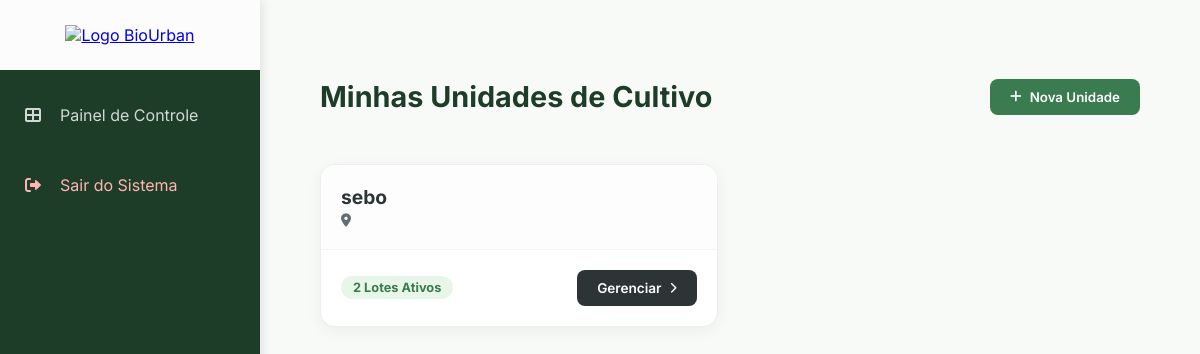
Before: / (signed in) with the older database file.
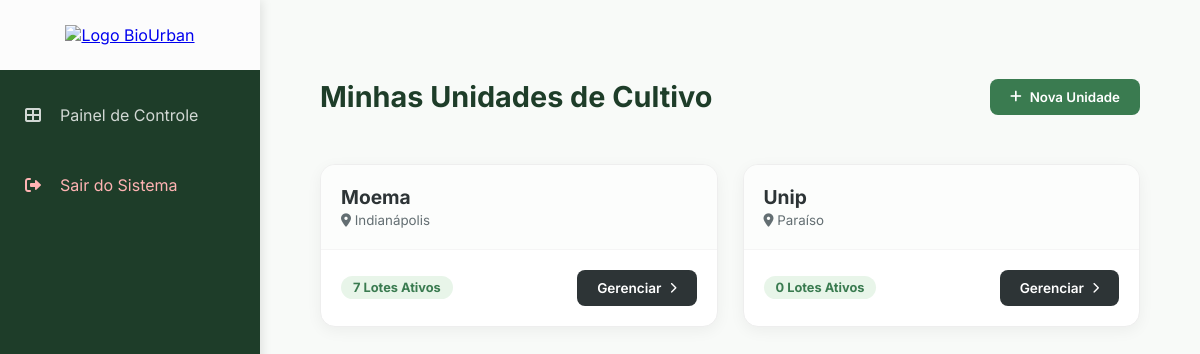
After: the same page with the newer database file.
### models.py (models this page shows)
class Fazenda(db.Model):
    id = db.Column(db.Integer, primary_key=True)
    nome = db.Column(db.String(100), nullable=False)
    localizacao = db.Column(db.String(100))
    usuario_id = db.Column(db.Integer, db.ForeignKey('usuario.id'), nullable=False)
    hortalicas = db.relationship('Hortalica', backref='fazenda', lazy=True)
    registros_hidricos = db.relationship('RegistroHidrico', backref='fazenda', lazy=True)

### app.py (the view)
@app.route('/', endpoint='dashboard')
@login_required
def dashboard():
    minhas_fazendas = Fazenda.query.filter_by(usuario_id=current_user.id).all()
    return render_template('dashboard.html', fazendas=minhas_fazendas)

### app.py (called while the page is built)
@login_manager.user_loader
def load_user(user_id):
    return db.session.get(Usuario, int(user_id))

### templates/dashboard.html (shortened to what this page needs)
{% extends "layout.html" %}
{% block content %}
<div style="max-width: 1000px; margin: 0 auto; padding: 20px;">
    <div style="display: flex; justify-content: space-between; align-items: center; margin-bottom: 30px;">
        <h1 style="color: var(--dark-bg); font-size: 1.8rem;">Minhas Unidades de Cultivo</h1>
        <button onclick="document.getElementById('modalFazenda').style.display='flex'" class="btn btn-primary" style="background: var(--primary-green); border: none; padding: 10px 20px; border-radius: 8px; color: white; cursor: pointer; font-weight: 600;">
            <i class="fas fa-plus"></i> Nova Unidade
        </button>
    </div>
    <div style="display: grid; grid-template-columns: repeat(auto-fill, minmax(310px, 1fr)); gap: 25px;">
        {% for fazenda in fazendas %}
        <div style="background: white; border-radius: 15px; box-shadow: 0 4px 15px rgba(0,0,0,0.05); overflow: hidden; border: 1px solid #eee; transition: transform 0.2s;">
            <div style="padding: 20px; border-bottom: 1px solid #f5f5f5; background: #fcfdfc;">
                <h2 style="margin: 0; color: #2d3436; font-size: 1.2rem;">{{ fazenda.nome }}</h2>
                <small style="color: #636e72;"><i class="fas fa-map-marker-alt"></i> {{ fazenda.localizacao }}</small>
            </div>
            <div style="padding: 20px; display: flex; justify-content: space-between; align-items: center;">
                <span style="color: var(--primary-green); font-weight: 700; font-size: 0.8rem; background: #e8f5e9; padding: 4px 12px; border-radius: 20px;">
                    {{ fazenda.hortalicas|length }} Lotes Ativos
                </span>
                <a href="{{ url_for('ver_fazenda', id=fazenda.id) }}" style="text-decoration: none; color: white; background: #2d3436; padding: 10px 20px; border-radius: 8px; font-size: 0.85rem; font-weight: 600; display: flex; align-items: center; gap: 8px;">
                    Gerenciar <i class="fas fa-chevron-right" style="font-size: 0.7rem;"></i>
                </a>
            </div>
        </div>
        {% else %}
        <div style="grid-column: 1/-1; text-align: center; padding: 50px; color: #ccc;">
            <i class="fas fa-seedling" style="font-size: 3rem; margin-bottom: 15px;"></i>
            <p>Nenhuma unidade cadastrada. Comece agora!</p>
        </div>
        {% endfor %}
    </div>
</div>
{% endblock %}

### templates/layout.html (shortened to what this page needs)
<!DOCTYPE html>
<html lang="pt-br">
<head>
    <link rel="stylesheet" href="https://cdnjs.cloudflare.com/ajax/libs/font-awesome/6.0.0/css/all.min.css">
</head>
<body>
    <div class="sidebar">
        <div class="sidebar-header">
            <a href="{{ url_for('dashboard') }}">
                <img src="{{ url_for('static', filename='images/LOGO.png') }}" alt="Logo BioUrban">
            </a>
        </div>
        <nav>
            <a href="{{ url_for('dashboard') }}" class="nav-link"><i class="fas fa-th-large"></i> Painel de Controle</a>
            <a href="/logout" class="nav-link" style="margin-top: 20px; color: #ffb3b3;"><i class="fas fa-sign-out-alt"></i> Sair do Sistema</a>
        </nav>
    </div>
    <div class="content">
        {% block content %}{% endblock %}
    </div>
</body>
</html>

### templates/layout.html (style rules this page uses)
:root { --primary-green: #3A7B50; --dark-bg: #1e3d29; --off-white: #fcfcfc; --light-bg: #f8faf8; --danger-red: #E15244; }
html, body { font-family: 'Inter', sans-serif; }
body { margin: 0; display: flex; background-color: var(--light-bg); }
button, input, select, textarea, option { font-family: 'Inter', sans-serif; }
.sidebar { width: 260px; background: var(--dark-bg); height: 100vh; position: fixed; color: white; box-shadow: 2px 0 10px rgba(0,0,0,0.1); z-index: 1000; }
.sidebar-header { padding: 25px 15px; text-align: center; background-color: var(--off-white); margin-bottom: 20px; }
.sidebar-header img { width: 190px; height: auto; }
.nav-link { display: flex; align-items: center; color: rgba(255,255,255,0.8); padding: 15px 25px; text-decoration: none; transition: 0.3s ease; }
.nav-link i { margin-right: 15px; width: 20px; }
.content { margin-left: 260px; padding: 40px; width: calc(100% - 260px); min-height: 100vh; }
.btn { padding: 10px 18px; border-radius: 8px; cursor: pointer; font-weight: 600; border: none; display: inline-flex; align-items: center; gap: 8px; transition: 0.3s; text-decoration: none; }
.btn-primary { background: var(--primary-green); color: white; }

Changed rows visible on the page:
changed Fazenda: nome "sebo" → "Moema"; localizacao (not shown) → "Indianápolis"; hortalicas|length "2" → "7"
added Fazenda: nome "Unip", localizacao "Paraíso", hortalicas|length "0"
